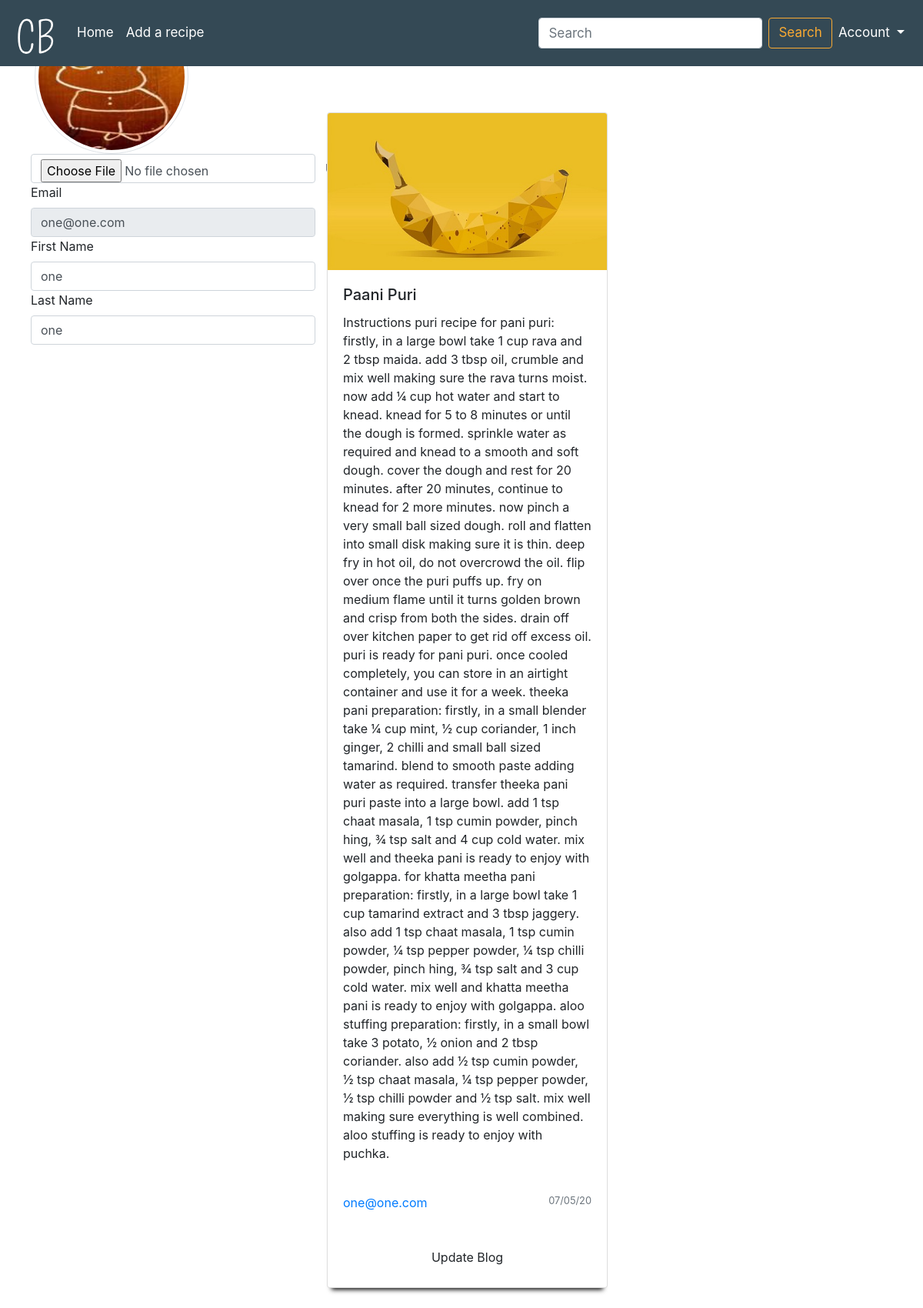
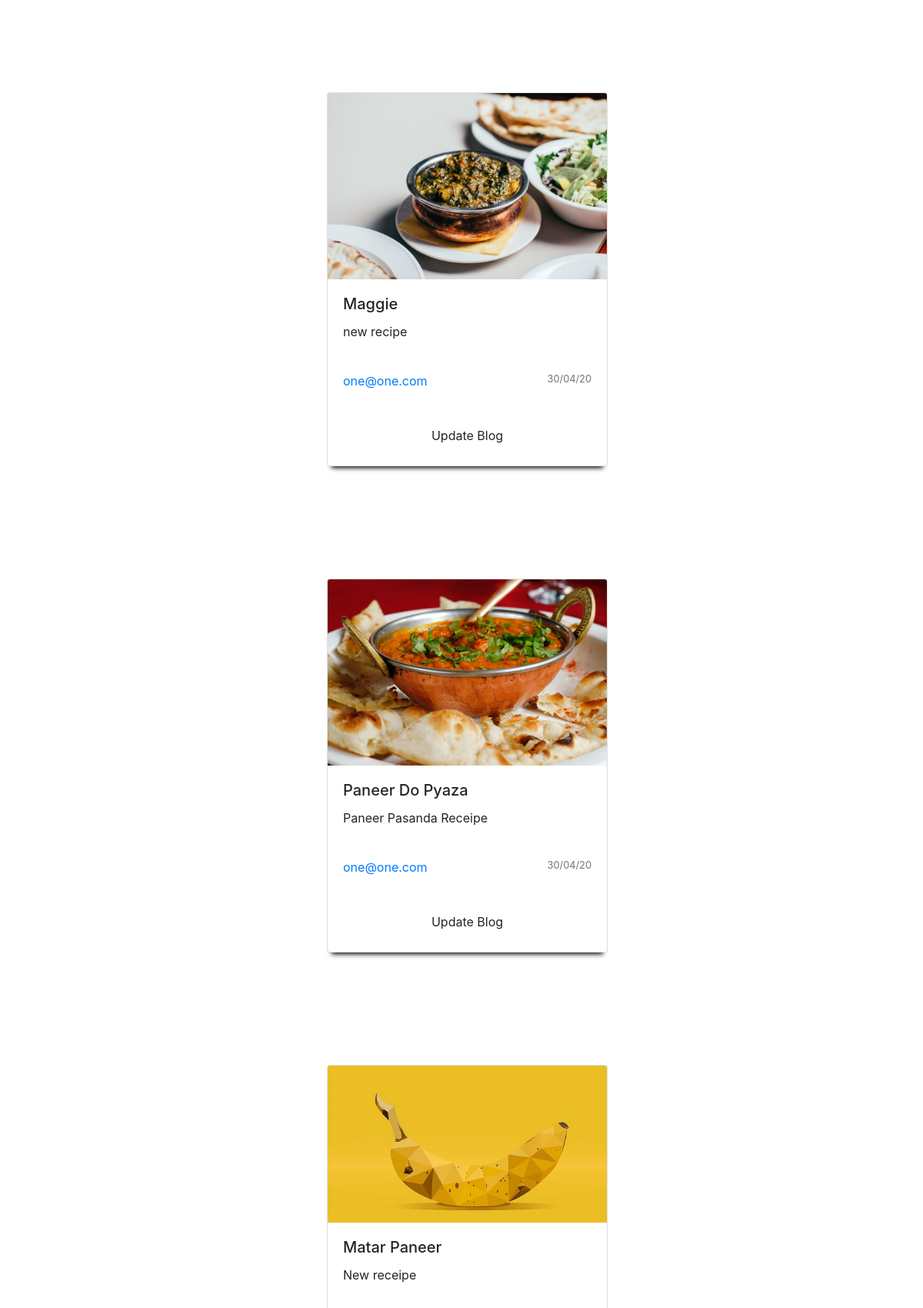
/account (signed in, upper part), run on the app's committed database (2 pictures, top to bottom).
### my_project/sign_up/models.py (models this page shows, shortened)
class UserInfo(db.Model):
    __tablename__ = 'usersinfo'
    user_id = db.Column(db.Integer, primary_key=True)
    first_name = db.Column(db.String(80), nullable=False)
    last_name = db.Column(db.String(80), nullable=False)
    email = db.Column(db.Integer, db.ForeignKey('users.email'),
        nullable=False)
    profile_image = db.Column(db.String(80), nullable=False, default='default.png')
    user = db.relationship('User',backref=db.backref('usersinfo', lazy=True))

class User(db.Model, UserMixin):
    __tablename__ = 'users'
    id = db.Column(db.Integer, primary_key = True)
    email = db.Column(db.String(80), nullable=False, unique=True)
    password_hash = db.Column(db.Text, nullable=False)

### my_project/blogs/models.py (models this page shows, shortened)
class Blog(db.Model):
    __tablename__ = 'blogs'
    id = db.Column(db.Integer, primary_key=True)
    blog_id = db.Column(db.Text)
    dish_name = db.Column(db.String(60), nullable=False)
    dish_receipe = db.Column(db.Text)
    date = db.Column(db.DateTime, nullable=False, default=datetime.utcnow)
    recipe_img = db.Column(db.String(80), nullable=True)
    email = db.Column(db.String(80), db.ForeignKey('users.email'), nullable=False)
    user = db.relationship('User', backref=db.backref('blogs', lazy=True))

### my_project/account/view.py (the view)
@account_view_bp.route('/account', methods=['GET', 'POST'])
@login_required
def account_view():
    form = UpdateAccount()
    user_info = UserInfo.query.filter_by(email=current_user.email).first()
    blogs_list = Blog.query.order_by(desc(Blog.date)).filter_by(email=current_user.email).all()
    if form.validate_on_submit():
        first_name = form.first_name.data
        last_name = form.last_name.data
        email = form.email.data # disabled
        print("On subbmit")
        print(form.profile_pic.data)
        if form.profile_pic.data:
            print(form.profile_pic.data)
            pic = add_profile_pic(pic_upload=form.profile_pic.data, email=email)
            user_info.profile_image = pic
            print("Image uploaded")
        user_info.first_name = first_name
        user_info.last_name = last_name
        db.session.add(user_info)
        db.session.commit()
        return redirect(url_for('blog_bp.view_blogs'))
    elif request.method == "GET":
        form.first_name.data = user_info.first_name
        form.email.data = current_user.email
        form.last_name.data = user_info.last_name
    return render_template('account/update_account.html', form=form, user_info=user_info, blogs_list=blogs_list)

### my_project/account/forms.py
class UpdateAccount(FlaskForm):
    first_name = StringField("First Name")
    last_name = StringField("Last Name")
    email = StringField("Email")
    old_password = PasswordField("Password")
    new_password = PasswordField("New Password", validators=[EqualTo('con_password', message="Password must match!!!")])
    con_password = PasswordField("Confirm Password")
    profile_pic = FileField('Update Profile Pic')
    submit = SubmitField("Update Account")

### my_project/sign_up/models.py (called while the page is built)
@login_manager.user_loader
def load_user(user_id):
    return User.query.get(user_id)

### my_project/account/templates/account/update_account.html (shortened to what this page needs)
{% extends "base.html" %} {% block content %}
<div class="parent-container">
    <div class="row justify-content-md-center">
        <div class="col-4 mycontent-left">
            <div class="position-fixed">
                <img class="rounded-circle z-depth-1-half avatar-pic img-thumbnail" id="profile-img" src="{{url_for('static', filename='profile_pics/'+user_info.profile_image)}}" style="width: 200px; height: 200px;">
                <form class="form-row" method="POST" enctype="multipart/form-data">
                    <div class="form-group">
                        {{ form.profile_pic(class="form-control", onchange="readURL(this);")}}
                        <div class="user-details">
                            {{ form.email.label(class="padded_label")}} {{ form.email(value= user_info.email, class="form-control", readonly="readonly") }} {{form.first_name.label(class="padded_label")}} {{ form.first_name(class=" form-control ", value= user_info.first_name) }}
                            {{form.last_name.label(class="padded_label")}} {{ form.last_name(class="form-control ", value=user_info.last_name) }}
                        </div>
                    </div>
                    <div class="update-btn">
                    </div>
                </form>
            </div>
        </div>
        <div class="col-8 ">
            {% for blog in blogs_list %}
            <div class="card-container">
                <div class="card w-50">
                    {% if blog.recipe_img == None %}
                    <img src="{{ url_for('static', filename='images/default.jpg') }}" class="card-img-top"> {% else %}
                    <img src="{{ url_for('static', filename='images/'+blog.recipe_img) }}" class="card-img-top"> {% endif %}
                    <div class="card-body">
                        <h5 class="card-title">{{blog.dish_name}}</h5>
                        <p class="card-text">{{blog.dish_receipe}}</p>
                    </div>
                    <div class="card-body">
                        <div class="row">
                            <div class="col-6">
                                <a href="#" class="card-link">{{blog.email}}</a>
                            </div>
                            <div class="col-6">
                                <p class="card-text card-link text-right"><small class="text-muted">{{blog.date.strftime("%d/%m/%y")}}</small></p>
                            </div>
                        </div>
                    </div>
                    <div class="card-body">
                        <a class="btn btn-block btn-color" href="{{url_for('blog_bp.update_blog', blog_id=blog.blog_id)}}"> Update Blog</a>
                    </div>
                </div>
            </div>
            {% endfor %}
        </div>
        {% endblock %}

### my_project/static/css/main.css (style rules this page uses)
:root { --primary-color: #344955; --primmary-dark-color: #232F34; --primary-light-color: #4A6572; --secondary-color: #F9AA33; --small-screen-font-size: 16px; --med-screen-font-size: 17px; --big-screen-font-size: 20px; --heading-font-size: 24px; }
html, body { width: 100%; }
.card { margin-top: 10%; box-shadow: 0 8px 6px -6px black; }
.card:first-child { margin-top: 20%; }
@media screen and (min-width:900px) { .card { align-self: flex-end; flex-basis: 40%; } }

### data on the page
UserInfo: profile_image (picture), email "one@one.com", first_name "one", last_name "one"
Blog: dish_name "Paani Puri", dish_receipe "Instructions puri recipe for pani puri: firstly, in a large bowl take 1 cup rava and 2 tbsp maida. add 3 tbsp oil, crumble and mix well making sure the rava turns moist. now add ¼ cup hot water and start to knead. knead for 5 to 8 minutes or until the dough is formed. sprinkle water as required and knead to a smooth and soft dough. cover the dough and rest for 20 minutes. after 20 minutes, continue to knead for 2 more minutes. now pinch a very small ball sized dough. roll and flatten into small disk making sure it is thin. deep fry in hot oil, do not overcrowd the oil. flip over once the puri puffs up. fry on medium flame until it turns golden brown and crisp from both the sides. drain off…", email "one@one.com", date "07/05/20"
Blog: recipe_img (picture), dish_name "Maggie", dish_receipe "new recipe", email "one@one.com", date "30/04/20"
Blog: recipe_img (picture), dish_name "Paneer Do Pyaza", dish_receipe "Paneer Pasanda Receipe", email "one@one.com", date "30/04/20"
Blog: dish_name "Matar Paneer", dish_receipe "New receipe"
